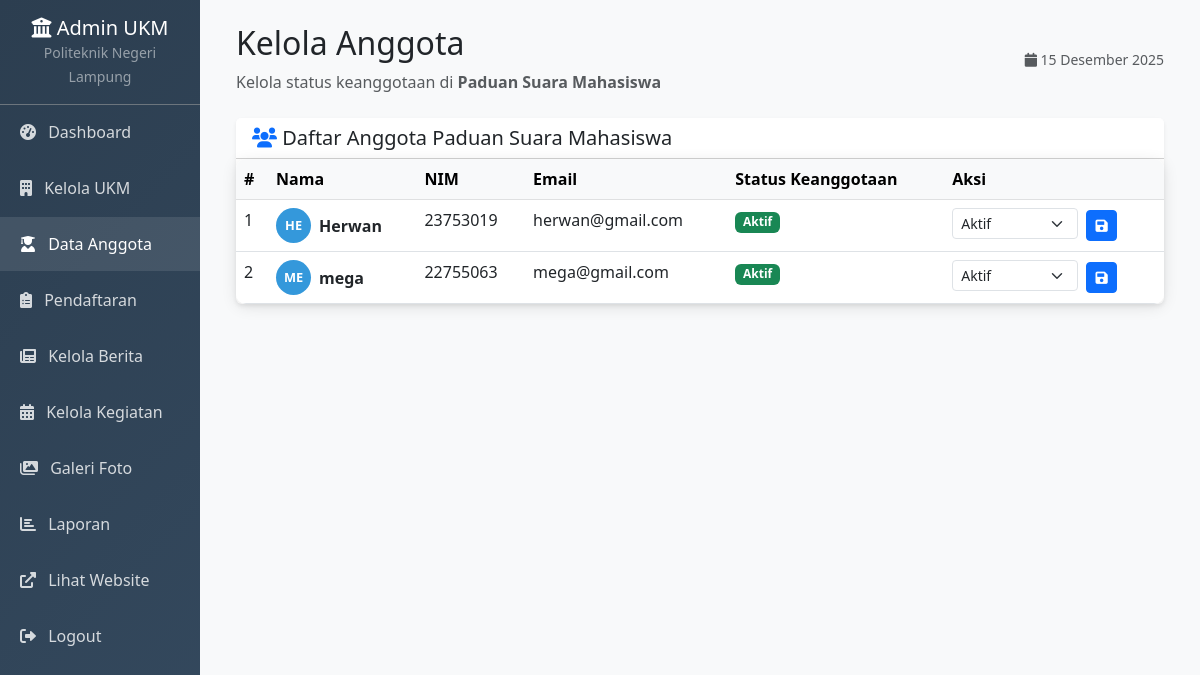
Page /admin/kelola_mahasiswa.php (signed in) on the committed database.
### tables this page shows
CREATE TABLE `ukm` (
  `id` int(11) NOT NULL,
  `nama_ukm` varchar(100) NOT NULL,
  `deskripsi` text DEFAULT NULL,
  `tahun_berdiri` date DEFAULT NULL,
  `kategori_id` int(11) DEFAULT NULL,
  `logo` varchar(255) DEFAULT NULL,
  `ketua_umum` varchar(100) DEFAULT NULL,
  `email` varchar(100) DEFAULT NULL,
  `no_telepon` varchar(20) DEFAULT NULL,
  `alamat_sekretariat` text DEFAULT NULL,
  `visi` text DEFAULT NULL,
  `misi` text DEFAULT NULL,
  `program_kerja` text DEFAULT NULL,
  `syarat_pendaftaran` text DEFAULT NULL,
  `status` enum('aktif','nonaktif') DEFAULT 'aktif',
  `max_anggota` int(11) DEFAULT 100,
  `biaya_pendaftaran` decimal(10,2) DEFAULT 0.00,
  `created_at` timestamp NOT NULL DEFAULT current_timestamp(),
  `updated_at` datetime DEFAULT NULL,
  `kontak` varchar(50) DEFAULT NULL,
  `admin_id` int(11) NOT NULL
);

CREATE TABLE `pendaftaran` (
  `id` int(11) NOT NULL,
  `mahasiswa_id` int(11) DEFAULT NULL,
  `ukm_id` int(11) DEFAULT NULL,
  `tanggal_daftar` timestamp NOT NULL DEFAULT current_timestamp(),
  `alasan_bergabung` text DEFAULT NULL,
  `pengalaman_organisasi` text DEFAULT NULL,
  `status` enum('pending','diterima','ditolak') DEFAULT 'pending',
  `diproses_oleh` int(11) DEFAULT NULL,
  `tanggal_diproses` datetime DEFAULT NULL,
  `catatan_admin` text DEFAULT NULL,
  `created_at` timestamp NOT NULL DEFAULT current_timestamp(),
  `status_keanggotaan` enum('aktif','tidak_aktif','cuti','dikeluarkan') NOT NULL DEFAULT 'aktif',
  `kta_number` varchar(50) DEFAULT NULL
);

CREATE TABLE `mahasiswa` (
  `id` int(11) NOT NULL,
  `nim` varchar(20) NOT NULL,
  `nama` varchar(100) NOT NULL,
  `email` varchar(100) NOT NULL,
  `no_telepon` varchar(20) DEFAULT NULL,
  `jurusan` varchar(100) DEFAULT NULL,
  `angkatan` year(4) DEFAULT NULL,
  `alamat` text DEFAULT NULL,
  `foto` varchar(255) DEFAULT NULL,
  `password` varchar(255) NOT NULL,
  `created_at` timestamp NOT NULL DEFAULT current_timestamp(),
  `status_akun` enum('aktif','nonaktif') DEFAULT 'aktif',
  `ukm_id` int(11) DEFAULT NULL,
  `status_ukm` enum('menunggu','diterima','ditolak') DEFAULT 'menunggu'
);

### config/functions.php (called while the page is built, shortened)
<?php
function formatTanggal($tanggal) {
    $bulan = [
        1 => 'Januari', 2 => 'Februari', 3 => 'Maret', 4 => 'April',
        5 => 'Mei', 6 => 'Juni', 7 => 'Juli', 8 => 'Agustus',
        9 => 'September', 10 => 'Oktober', 11 => 'November', 12 => 'Desember'
    ];
    $split = explode('-', date('Y-n-j', strtotime($tanggal)));
    return $split[2] . ' ' . $bulan[(int)$split[1]] . ' ' . $split[0];
}

### admin/kelola_mahasiswa.php (the view, shortened to what this page needs)
<?php
require_once '../config/functions.php';
$ukm_id = (int)$_SESSION['ukm_id'];
$database = new Database();
$db = $database->getConnection();
$stmt_ukm = $db->prepare("SELECT nama_ukm FROM ukm WHERE id = :ukm_id");
$stmt_ukm->bindParam(':ukm_id', $ukm_id, PDO::PARAM_INT);
$stmt_ukm->execute();
$nama_ukm = $stmt_ukm->fetchColumn() ?? "UKM Anda";
$query = "
    SELECT
        m.id AS mahasiswa_id,
        m.nama,
        m.nim,
        m.email,
        p.id AS pendaftaran_id,
        p.status_keanggotaan
    FROM mahasiswa m
    INNER JOIN pendaftaran p ON m.id = p.mahasiswa_id
    WHERE p.ukm_id = :ukm_id
      AND p.status = 'diterima'
    ORDER BY m.nama
";
$stmt = $db->prepare($query);
$stmt->bindParam(':ukm_id', $ukm_id, PDO::PARAM_INT);
$stmt->execute();
$anggota_list = $stmt->fetchAll(PDO::FETCH_ASSOC);
function getKeanggotaanBadge($status) {
    $label = match($status) {
        'aktif' => 'Aktif',
        'tidak_aktif' => 'Tidak Aktif',
        'cuti' => 'Cuti',
        'dikeluarkan' => 'Dikeluarkan',
        default => 'Aktif'
    };
    $color = match($status) {
        'aktif' => 'success',
        'tidak_aktif' => 'secondary',
        'cuti' => 'warning',
        'dikeluarkan' => 'danger',
        default => 'success'
    };
    return "<span class='badge bg-{$color}'>{$label}</span>";
}
?>
<!DOCTYPE html>
<html lang="id">
<head>
    <link href="https://cdn.jsdelivr.net/npm/bootstrap@5.3.0/dist/css/bootstrap.min.css" rel="stylesheet">
    <link href="https://cdnjs.cloudflare.com/ajax/libs/font-awesome/6.0.0/css/all.min.css" rel="stylesheet">
</head>
<body>
    <div class="container-fluid">
        <div class="row">
            <div class="col-md-3 col-lg-2 px-0">
                <?php include 'sidebar.php'; ?>
            </div>
            <div class="col-md-9 col-lg-10 main-content">
                <div class="p-4">
                    <div class="d-flex justify-content-between align-items-center mb-4">
                        <div>
                            <h2>Kelola Anggota</h2>
                            <p class="text-muted mb-0">Kelola status keanggotaan di <strong><?= htmlspecialchars($nama_ukm) ?></strong></p>
                        </div>
                        <small class="text-muted">
                            <i class="fas fa-calendar"></i> <?= formatTanggal(date('Y-m-d')) ?>
                        </small>
                    </div>
                    <div class="card border-0 shadow-sm">
                        <div class="card-header bg-white">
                            <h5 class="mb-0">
                                <i class="fas fa-users text-primary"></i> Daftar Anggota <?= htmlspecialchars($nama_ukm) ?>
                            </h5>
                        </div>
                        <div class="card-body p-0">
                            <div class="table-responsive">
                                <table class="table table-hover mb-0">
                                    <thead class="table-light">
                                        <tr>
                                            <th>#</th>
                                            <th>Nama</th>
                                            <th>NIM</th>
                                            <th>Email</th>
                                            <th>Status Keanggotaan</th>
                                            <th>Aksi</th>
                                        </tr>
                                    </thead>
                                    <tbody>
                                        <?php if (empty($anggota_list)): ?>
                                            <tr>
                                                <td colspan="6" class="text-center py-4 text-muted">
                                                    <i class="fas fa-users-slash fa-2x mb-2"></i><br>
                                                    Belum ada anggota di UKM ini.
                                                </td>
                                            </tr>
                                        <?php else: ?>
                                            <?php $no = 1; ?>
                                            <?php foreach ($anggota_list as $m): ?>
                                                <tr>
                                                    <td><?= $no++ ?></td>
                                                    <td>
                                                        <div class="d-flex align-items-center">
                                                            <div class="avatar-initials">
                                                                <?= strtoupper(substr(htmlspecialchars($m['nama']), 0, 2)) ?>
                                                            </div>
                                                            <div class="ms-2 fw-bold"><?= htmlspecialchars($m['nama']) ?></div>
                                                        </div>
                                                    </td>
                                                    <td><?= htmlspecialchars($m['nim']) ?></td>
                                                    <td><?= htmlspecialchars($m['email']) ?></td>
                                                    <td><?= getKeanggotaanBadge($m['status_keanggotaan']) ?></td>
                                                    <td>
                                                        <form method="POST" style="display:inline;">
                                                            <select name="status_keanggotaan" class="form-select form-select-sm d-inline w-auto me-1">
                                                                <option value="aktif" <?= $m['status_keanggotaan'] === 'aktif' ? 'selected' : '' ?>>Aktif</option>
                                                            </select>
                                                            <button type="submit" name="update_status" value="1" class="btn btn-sm btn-primary">
                                                                <i class="fas fa-save"></i>
                                                            </button>
                                                        </form>
                                                    </td>
                                                </tr>
                                            <?php endforeach; ?>
                                        <?php endif; ?>
                                    </tbody>
                                </table>
                            </div>
                        </div>
                    </div>
                </div>
            </div>
        </div>
    </div>
</body>
</html>

### admin/kelola_mahasiswa.php (style rules this page uses)
.main-content { background: #f8f9fa; min-height: 100vh; }
.table-responsive { border-radius: 10px; overflow: hidden; box-shadow: 0 3px 15px rgba(0,0,0,0.1); }
.avatar-initials { width: 35px; height: 35px; border-radius: 50%; background: #3498db; color: white; display: flex; align-items: center; justify-content: center; font-size: 0.8rem; font-weight: bold; }

### rows in the picture
ukm: nama_ukm "Paduan Suara Mahasiswa"
pendaftaran: mahasiswa.nama "HE", mahasiswa.nama "Herwan", mahasiswa.nim "23753019", mahasiswa.email "herwan@gmail.com", status_keanggotaan "Aktif"
pendaftaran: mahasiswa.nama "ME", mahasiswa.nama "mega", mahasiswa.nim "22755063", mahasiswa.email "mega@gmail.com", status_keanggotaan "Aktif"
